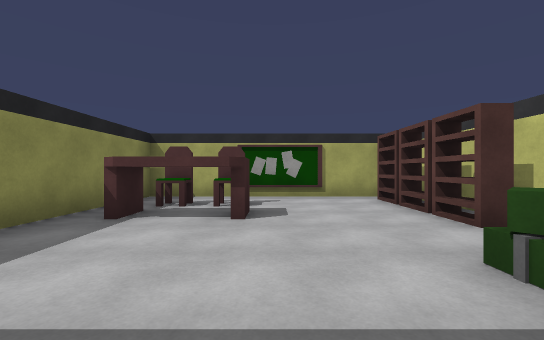
view 1 (above)

21 first-person views from a walk through a Unity game level. The camera is 1.3 m above the floor, looks level and sees 90° across. The floor is counted in squares, 2 m on a side. Each view is taken from the middle of a square. On the plan, view 1 faces up. The plan holds only what a view shows up to about 9 squares ahead; the rest is blank. Surface patterns are stand-ins for the level's own textures.

view 2
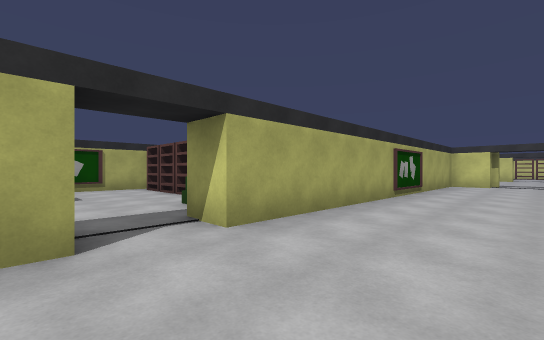

view 3
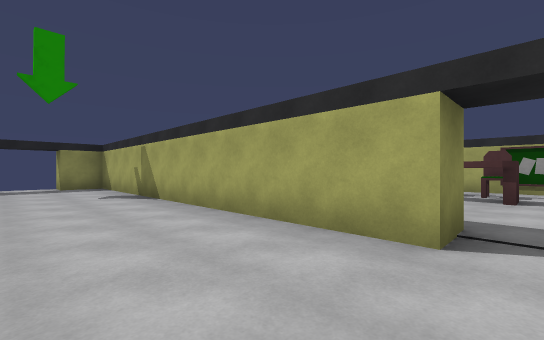

view 4
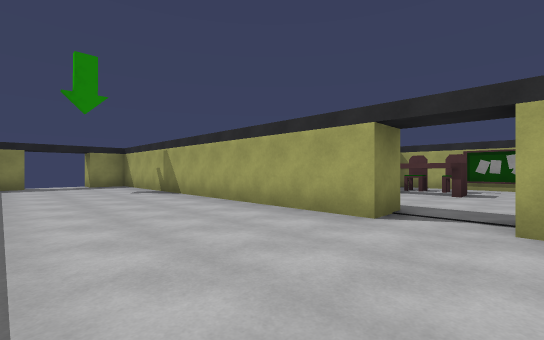

view 5
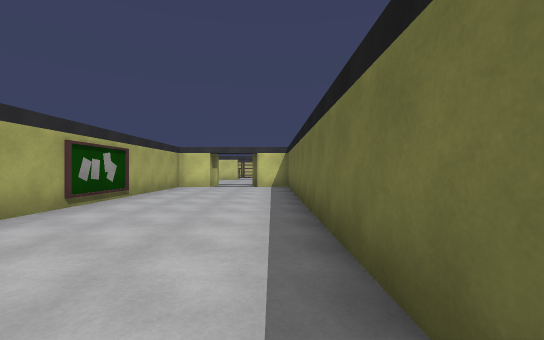

view 6
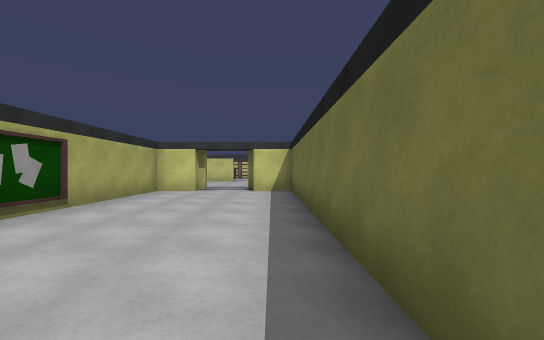

view 7
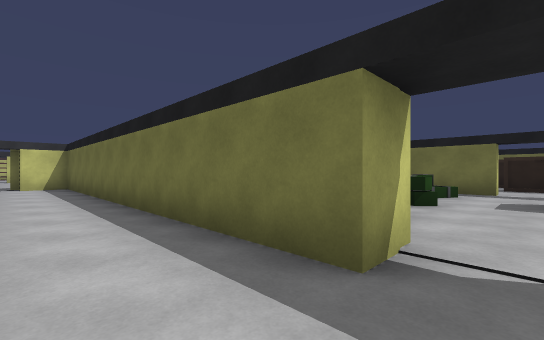

view 8
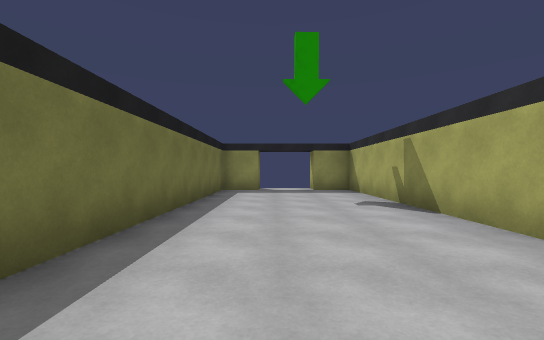

view 9
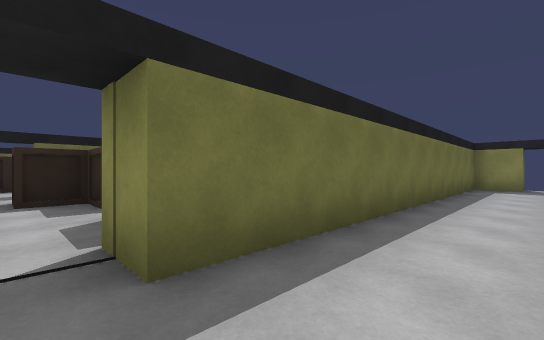

view 10
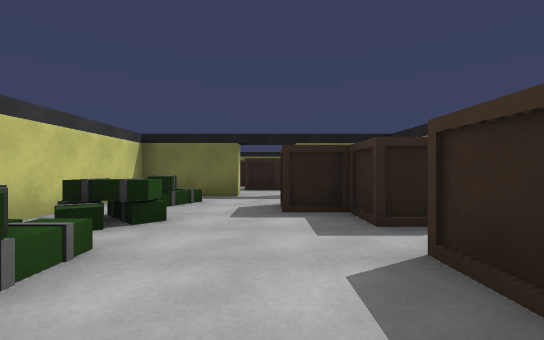

view 11
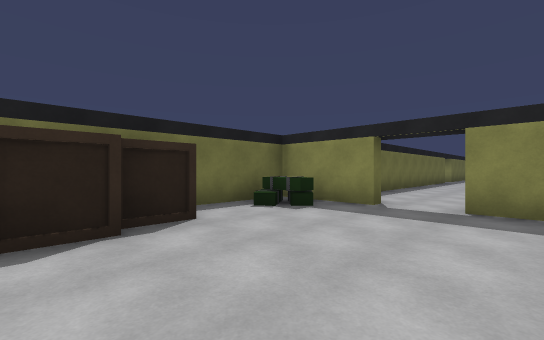

view 12
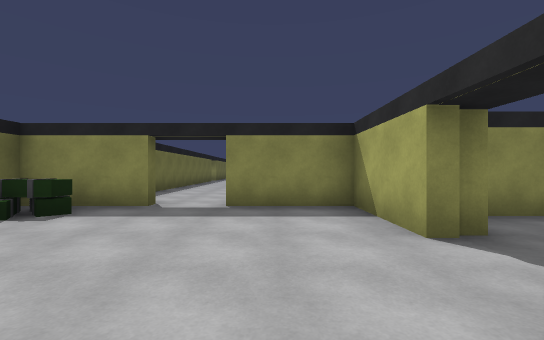

view 13
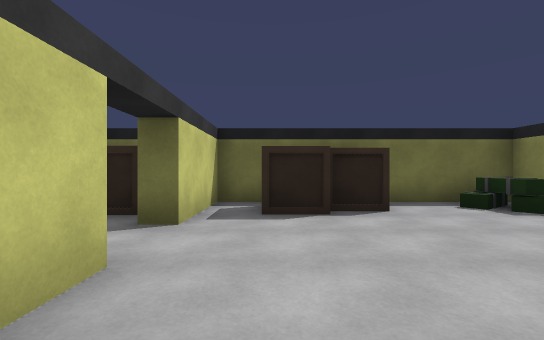

view 14
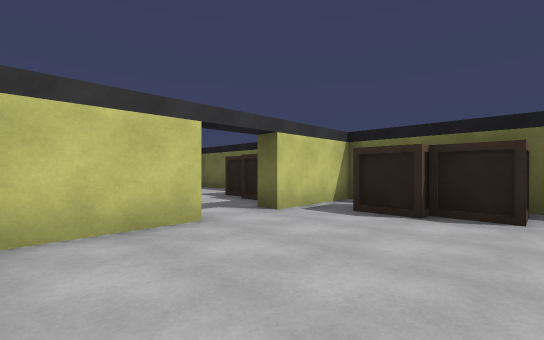

view 15
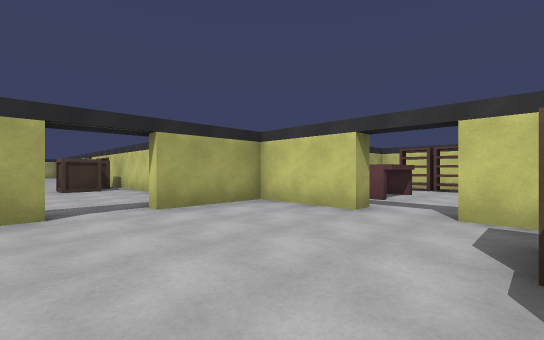

view 16
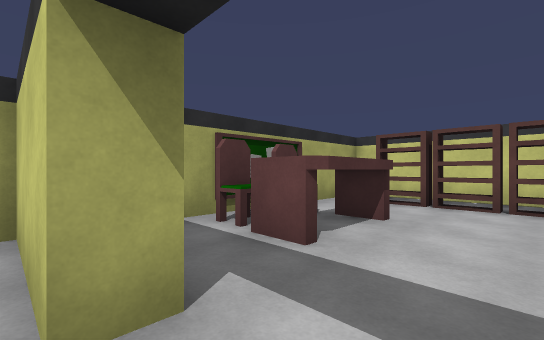

view 17
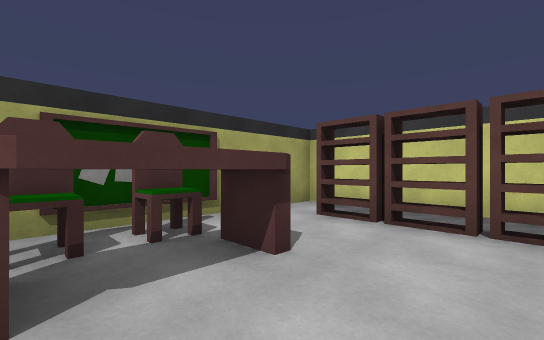

view 18
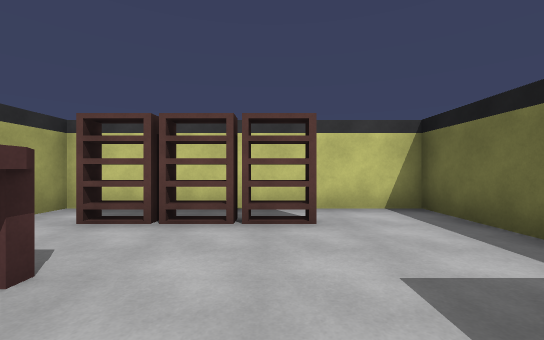

view 19
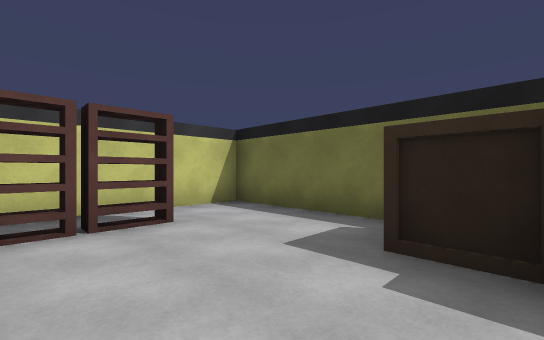

view 20
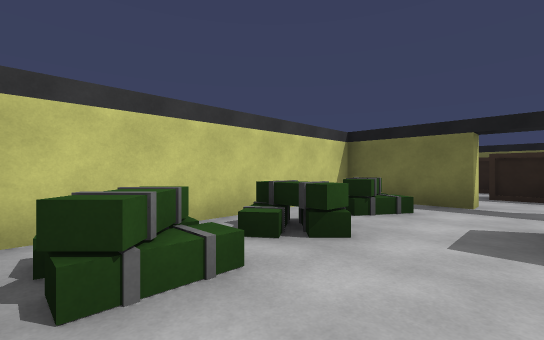

view 21
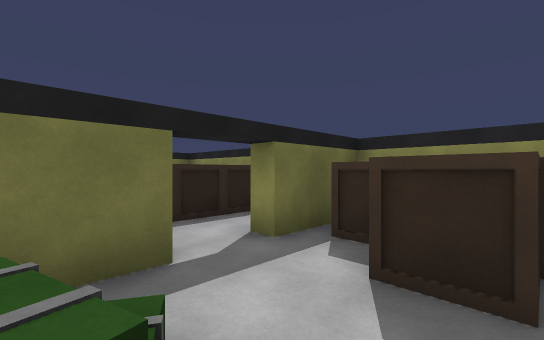

### Floor plan
Points are (right, up) in squares from view 1. A wall is a line through its corners. A room is listed if a view was taken in it or the views show most of it. See-through windows are left out.
Room 1 (views 1, 2, 3, 4, 5, 6, 7, 8, 9, 10)
walls: (-0.6, 0.5) (-0.6, -0.5) (-10.9, -0.5) (-10.9, -1.6) (-11.4, -1.6); (0.8, -5.6) (0.8, -4.6) (11.4, -4.6) (11.4, -3.4); (-10.9, -3.4) (-10.9, -4.6) (-0.6, -4.6) (-0.6, -5.6); (11.4, -1.8) (11.4, -0.5) (0.8, -0.5) (0.8, 0.5)
ways out: opening at (12, -2.5) to room 2; opening at (0, -5) to room 4; opening at (0, 0) to room 5
Room 2 (views 11, 12, 13, 14, 15)
walls: (14.4, 0.5) (12.1, 0.5) (12.1, -1.9); (12.1, -3.1) (12.1, -5.5) (15.2, -5.5); (18.1, -1.8) (18.1, 0.5) (15.8, 0.5); (17.1, -5.5) (18.1, -5.5) (18.1, -3.2)
ways out: opening at (12, -2.5) to room 1; opening at (18, -2.5) to room 3; opening at (15, 1)
objects: crate (13, -5); crate (16, -5); crate (17, -5) to (17, -4)
Room 3 (views 16, 17, 18, 19)
walls: (18.6, -1.8) (18.1, -1.8); (18.1, -3.2) (18.5, -3.2); (21.4, -5.5) (24.6, -5.5) (24.6, 0.5) (19.7, 0.5)
ways out: opening at (18, -2.5) to room 2
objects: crate (19, -5) to (19, -4); crate (20, -5) to (21, -4); chair (20, -1) to (20, 0); chair (21, -1) to (21, 0); bookshelf (23, -3); bookshelf (23, -2); bookshelf (23, -1)
Room 4 (views 20, 21)
walls: (0.8, -11.5) (3.1, -11.5) (3.1, -6); (-2, -11.5) (-0.6, -11.5)
ways out: opening at (0, -5) to room 1; opening at (0, -12); gap at (2, -6)
objects: crate (-2, -11) to (-2, -10); crate (-2, -9) to (-2, -8); crate (-2, -7) to (-2, -6); crate (-1, -10) to (-1, -9); crate (2, -10); crate (2, -8); crate (2, -7)
Room 5 (no view inside)
walls: (3.1, 3) (3.1, 5.7); (2.6, 6.5) (-2.9, 6.5) (-2.9, 2.9)
ways out: opening at (0, 0) to room 1
objects: table (-2, 4) to (-1, 4); chair (-2, 5); chair (-1, 5); crate (2, 1); bookshelf (2, 3); bookshelf (2, 4); bookshelf (2, 5)

Positions as (right, up) in squares from view 1, and headings:
1: (0, 0), facing up
2: (-1, -3), facing up-right
3: (0, -3), facing up-left
4: (1, -4), facing up-left
5: (1, -4), facing right
6: (3, -4), facing right
7: (0, -3), facing down-right
8: (-2, -3), facing left
9: (0, -3), facing down-left
10: (0, -5), facing down
11: (17, -1), facing down-left
12: (17, -1), facing left
13: (17, 0), facing down
14: (15, 0), facing down-right
15: (14, -4), facing up-right
16: (18, -3), facing up-right
17: (20, -3), facing up-right
18: (20, -3), facing right
19: (20, -2), facing down-right
20: (0, -6), facing down-right
21: (2, -9), facing down-left
